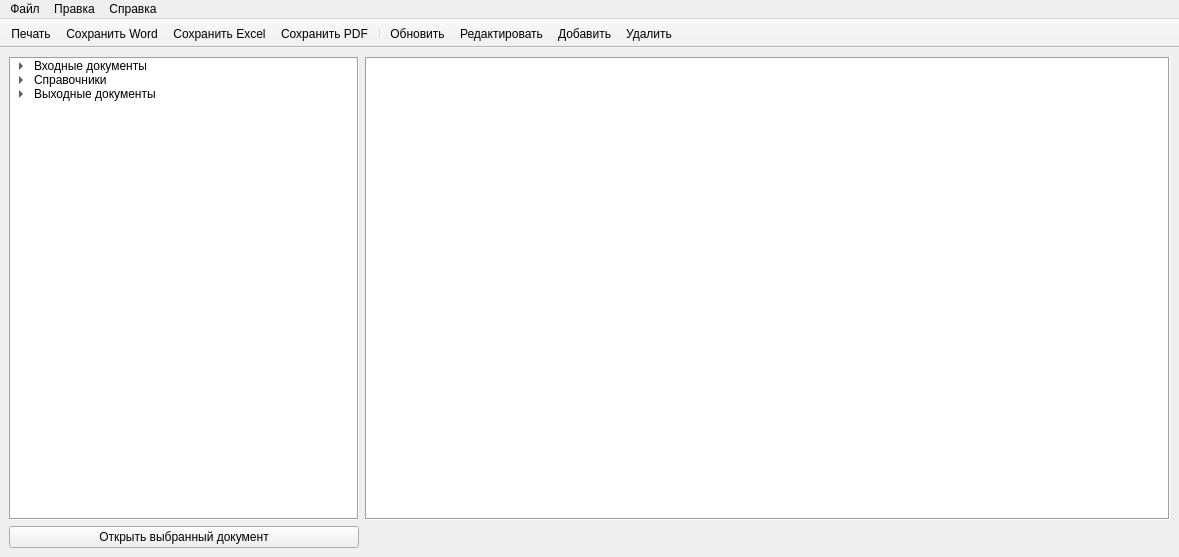
<?xml version="1.0" encoding="UTF-8"?>
<ui version="4.0">
 <class>MainWindow</class>
 <widget class="QMainWindow" name="MainWindow">
  <property name="geometry">
   <rect>
    <x>0</x>
    <y>0</y>
    <width>1179</width>
    <height>557</height>
   </rect>
  </property>
  <property name="sizePolicy">
   <sizepolicy hsizetype="Maximum" vsizetype="Preferred">
    <horstretch>0</horstretch>
    <verstretch>0</verstretch>
   </sizepolicy>
  </property>
  <property name="windowTitle">
   <string>СтройФасад</string>
  </property>
  <widget class="QWidget" name="centralwidget">
   <layout class="QGridLayout" name="gridLayout">
    <item row="0" column="0">
     <widget class="QTreeWidget" name="treeWidget">
      <property name="maximumSize">
       <size>
        <width>350</width>
        <height>16777215</height>
       </size>
      </property>
      <property name="frameShape">
       <enum>QFrame::Box</enum>
      </property>
      <property name="frameShadow">
       <enum>QFrame::Sunken</enum>
      </property>
      <property name="selectionBehavior">
       <enum>QAbstractItemView::SelectItems</enum>
      </property>
      <attribute name="headerVisible">
       <bool>false</bool>
      </attribute>
      <column>
       <property name="text">
        <string>Документация</string>
       </property>
      </column>
      <item>
       <property name="text">
        <string>Входные документы</string>
       </property>
       <item>
        <property name="text">
         <string>Программа строительства на год</string>
        </property>
       </item>
       <item>
        <property name="text">
         <string>Ведомость объемов СМР на объект</string>
        </property>
       </item>
       <item>
        <property name="text">
         <string>План подготовки производства СМР на объект</string>
        </property>
       </item>
       <item>
        <property name="text">
         <string>Сводная недельная заявка на доставку бетона и раствора</string>
        </property>
       </item>
       <item>
        <property name="text">
         <string>Почасовая заявка на доставку бетона и раствора</string>
        </property>
       </item>
      </item>
      <item>
       <property name="text">
        <string>Справочники</string>
       </property>
       <item>
        <property name="text">
         <string>Справочник материальных ресурсов</string>
        </property>
       </item>
       <item>
        <property name="text">
         <string>Справочник трудовых ресурсов</string>
        </property>
       </item>
      </item>
      <item>
       <property name="text">
        <string>Выходные документы</string>
       </property>
       <item>
        <property name="text">
         <string>График производства СМР на объект</string>
        </property>
       </item>
       <item>
        <property name="text">
         <string>Ведомость потребности в материалах на объект</string>
        </property>
       </item>
       <item>
        <property name="text">
         <string>Ведомость потребности в трудовых ресурсах на объект</string>
        </property>
       </item>
       <item>
        <property name="text">
         <string>Суточный график поставки бетона и раствора на объект</string>
        </property>
       </item>
      </item>
     </widget>
    </item>
    <item row="0" column="1">
     <widget class="QTableWidget" name="tableWidget">
      <property name="frameShape">
       <enum>QFrame::Box</enum>
      </property>
      <property name="frameShadow">
       <enum>QFrame::Sunken</enum>
      </property>
     </widget>
    </item>
    <item row="1" column="0">
     <widget class="QPushButton" name="openButton">
      <property name="maximumSize">
       <size>
        <width>400</width>
        <height>16777215</height>
       </size>
      </property>
      <property name="text">
       <string>Открыть выбранный документ</string>
      </property>
      <property name="autoExclusive">
       <bool>false</bool>
      </property>
      <property name="autoDefault">
       <bool>false</bool>
      </property>
      <property name="default">
       <bool>false</bool>
      </property>
      <property name="flat">
       <bool>false</bool>
      </property>
     </widget>
    </item>
   </layout>
  </widget>
  <widget class="QMenuBar" name="menubar">
   <property name="geometry">
    <rect>
     <x>0</x>
     <y>0</y>
     <width>1179</width>
     <height>21</height>
    </rect>
   </property>
   <widget class="QMenu" name="file">
    <property name="title">
     <string>Файл</string>
    </property>
    <addaction name="saveWord"/>
    <addaction name="saveExcel"/>
    <addaction name="savePDF"/>
    <addaction name="print"/>
    <addaction name="separator"/>
    <addaction name="act_db"/>
    <addaction name="separator"/>
    <addaction name="exit"/>
   </widget>
   <widget class="QMenu" name="edit">
    <property name="title">
     <string>Правка</string>
    </property>
    <addaction name="refresh"/>
    <addaction name="act_edit"/>
    <addaction name="add"/>
    <addaction name="act_del"/>
   </widget>
   <widget class="QMenu" name="help">
    <property name="title">
     <string>Справка</string>
    </property>
    <addaction name="about_action"/>
   </widget>
   <addaction name="file"/>
   <addaction name="edit"/>
   <addaction name="help"/>
  </widget>
  <widget class="QToolBar" name="toolBar">
   <property name="windowTitle">
    <string>toolBar</string>
   </property>
   <property name="movable">
    <bool>false</bool>
   </property>
   <attribute name="toolBarArea">
    <enum>TopToolBarArea</enum>
   </attribute>
   <attribute name="toolBarBreak">
    <bool>false</bool>
   </attribute>
   <addaction name="print"/>
   <addaction name="saveWord"/>
   <addaction name="saveExcel"/>
   <addaction name="savePDF"/>
   <addaction name="separator"/>
   <addaction name="refresh"/>
   <addaction name="act_edit"/>
   <addaction name="add"/>
   <addaction name="act_del"/>
  </widget>
  <action name="add">
   <property name="icon">
    <iconset resource="icons.qrc">
     <normaloff>:/images/icon/add.png</normaloff>:/images/icon/add.png</iconset>
   </property>
   <property name="text">
    <string>Добавить</string>
   </property>
  </action>
  <action name="act_del">
   <property name="icon">
    <iconset resource="icons.qrc">
     <normaloff>:/images/icon/delete.png</normaloff>:/images/icon/delete.png</iconset>
   </property>
   <property name="text">
    <string>Удалить</string>
   </property>
  </action>
  <action name="saveWord">
   <property name="icon">
    <iconset resource="icons.qrc">
     <normaloff>:/images/icon/word.png</normaloff>:/images/icon/word.png</iconset>
   </property>
   <property name="text">
    <string>Сохранить Word</string>
   </property>
  </action>
  <action name="saveExcel">
   <property name="icon">
    <iconset resource="icons.qrc">
     <normaloff>:/images/icon/excel.png</normaloff>:/images/icon/excel.png</iconset>
   </property>
   <property name="text">
    <string>Сохранить Excel</string>
   </property>
  </action>
  <action name="savePDF">
   <property name="icon">
    <iconset resource="icons.qrc">
     <normaloff>:/images/icon/pdf.png</normaloff>:/images/icon/pdf.png</iconset>
   </property>
   <property name="text">
    <string>Сохранить PDF</string>
   </property>
  </action>
  <action name="print">
   <property name="icon">
    <iconset resource="icons.qrc">
     <normaloff>:/images/icon/print.png</normaloff>:/images/icon/print.png</iconset>
   </property>
   <property name="text">
    <string>Печать</string>
   </property>
  </action>
  <action name="exit">
   <property name="text">
    <string>Выход</string>
   </property>
  </action>
  <action name="about_action">
   <property name="text">
    <string>О программе</string>
   </property>
  </action>
  <action name="refresh">
   <property name="icon">
    <iconset resource="icons.qrc">
     <normaloff>:/images/icon/sync.png</normaloff>:/images/icon/sync.png</iconset>
   </property>
   <property name="text">
    <string>Обновить</string>
   </property>
  </action>
  <action name="act_edit">
   <property name="icon">
    <iconset resource="icons.qrc">
     <normaloff>:/images/icon/edit.png</normaloff>:/images/icon/edit.png</iconset>
   </property>
   <property name="text">
    <string>Редактировать</string>
   </property>
  </action>
  <action name="act_db">
   <property name="text">
    <string>Подключение к БД</string>
   </property>
  </action>
 </widget>
 <resources>
  <include location="icons.qrc"/>
 </resources>
 <connections>
  <connection>
   <sender>exit</sender>
   <signal>triggered(bool)</signal>
   <receiver>MainWindow</receiver>
   <slot>close()</slot>
   <hints>
    <hint type="sourcelabel">
     <x>-1</x>
     <y>-1</y>
    </hint>
    <hint type="destinationlabel">
     <x>460</x>
     <y>296</y>
    </hint>
   </hints>
  </connection>
 </connections>
</ui>
